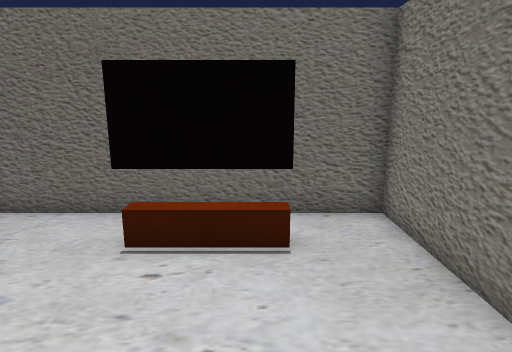
View 1 (above)

12 first-person views from a walk through a 3-D level made in the Unity game engine. The camera is 1.3 m above the floor, tilts 12° down and sees 75° across. The floor is counted in squares, 0.5 m on a side. Each view is taken from the middle of a square. On the plan, view 1 faces up. The plan holds only what a view shows up to about 20 squares ahead; the rest is blank. Some surface patterns are stand-ins.

View 2
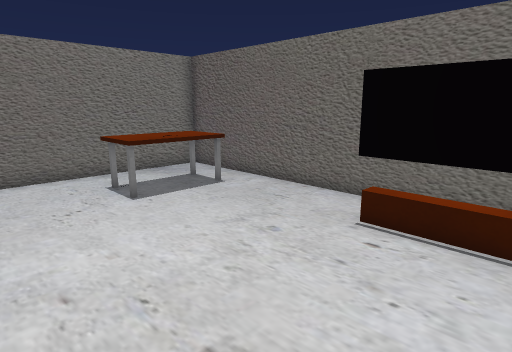

View 3
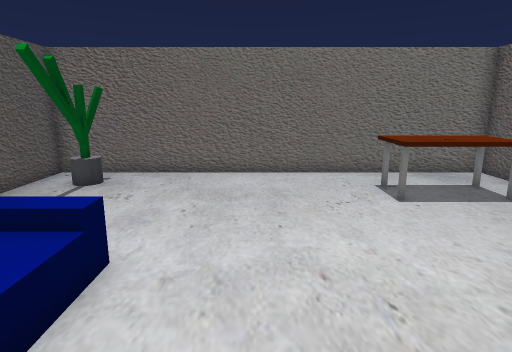

View 4
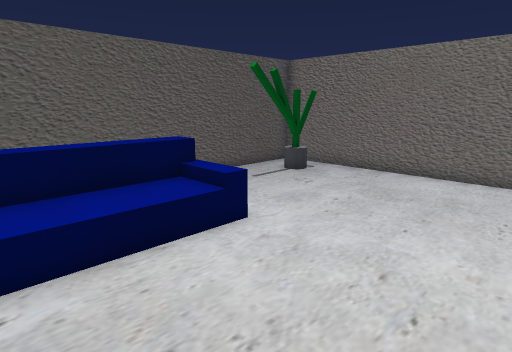

View 5
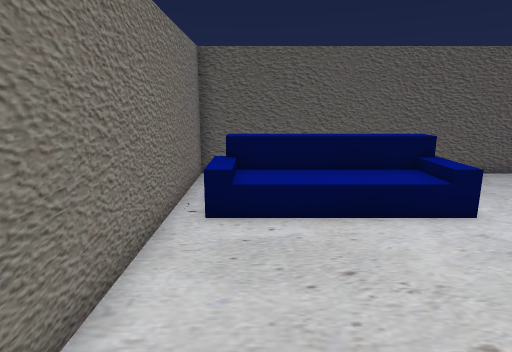

View 6
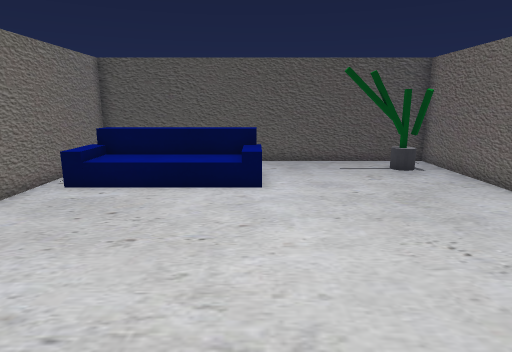

View 7
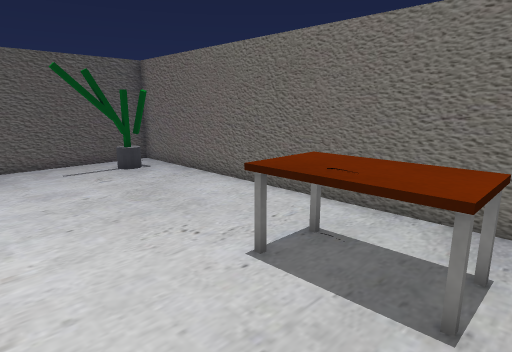

View 8
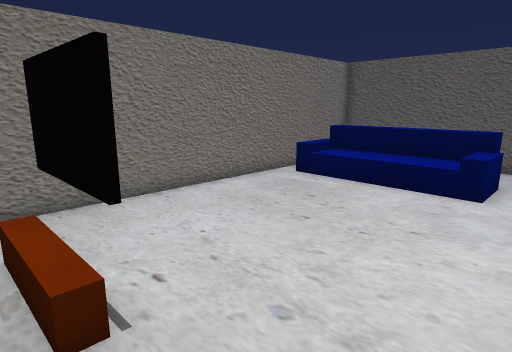

View 9
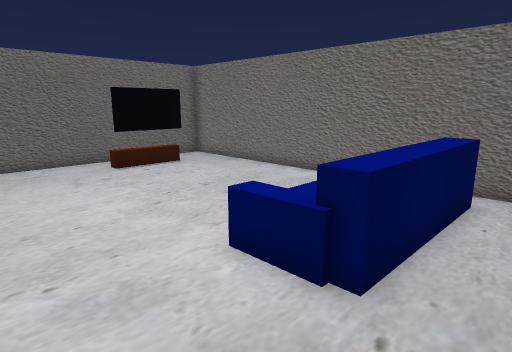

View 10
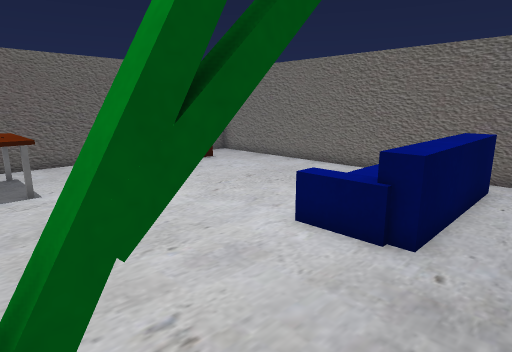

View 11
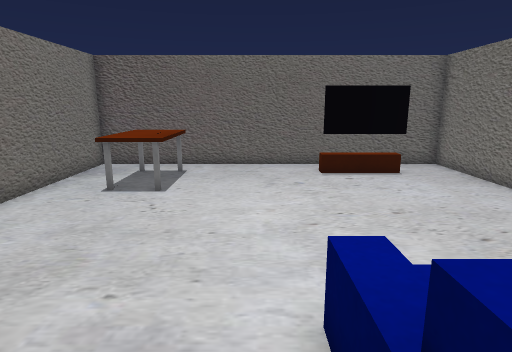

View 12
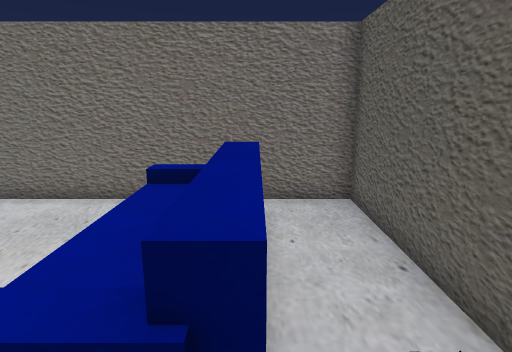

### Floor plan
Key: @ floor where view 1 was taken; # wall or solid block; . main floor; : floor 0.5 m higher than the main floor; + floor 1 m higher than the main floor; O other object.
Columns run from 12 left of view 1 to 3 right of it. Each row starts with its distance up from view 1.
  8 ################
  7 #..............#
  6 #.OOO.....OOO..#
  5 #.OOO..........#
  4 #.OOO..........#
  3 #.OOO..........#
  2 #..............#
  1 #..............#
  0 #...........@..#
 -1 #..............#
 -2 #..............#
 -3 #..............#
 -4 #.......O     :#
 -5 #.......O     :#
 -6 ####....++++++.#
 -7 ##O##..........#
 -8 #..............#
 -9 ################

Positions as (right, up) in squares from view 1, and headings:
1: (0, 0), facing up
2: (1, -1), facing up-left
3: (1, -1), facing left
4: (1, 2), facing down-left
5: (1, 4), facing down
6: (-4, 7), facing down
7: (-4, 7), facing down-left
8: (-6, 7), facing down-right
9: (-8, -8), facing up-right
10: (-10, -8), facing up-right
11: (-5, -7), facing up
12: (-6, -6), facing right
